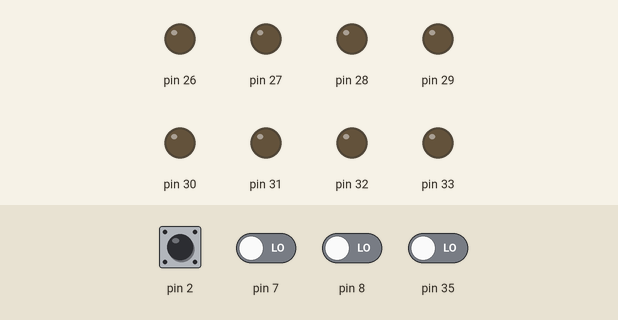
The sketch below on a simulated Arduino Mega 2560, built with avr-gcc and run on an emulated ATmega2560. Parts: output pins drawn as LEDs (lit = HIGH). Dashed ring = blinking. The test bench sets the inputs (shaded band); at power-on: pin 2, pin 7, pin 8, pin 35 LOW.

Above: at 1.2 s.
1.3 s: pin 2 driven HIGH
At 1.6 s:
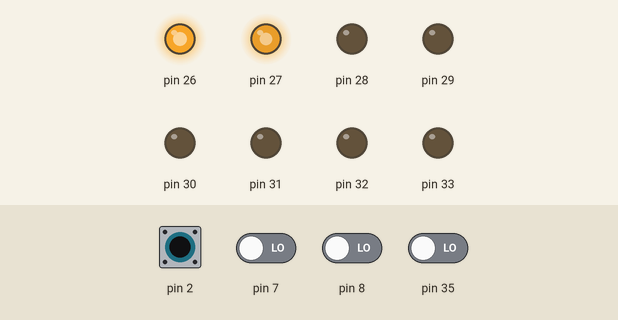
2.8 s: pin 7 driven HIGH
At 3.5 s:
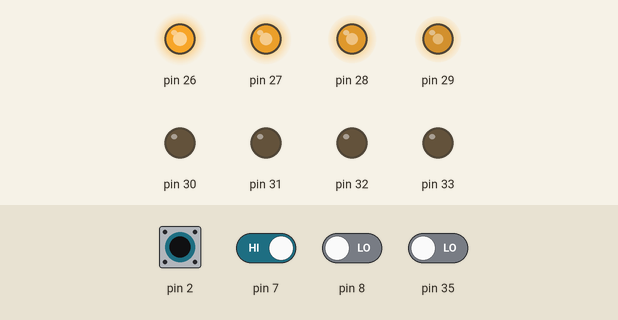
4.3 s: pin 8 driven HIGH
At 5.1 s:
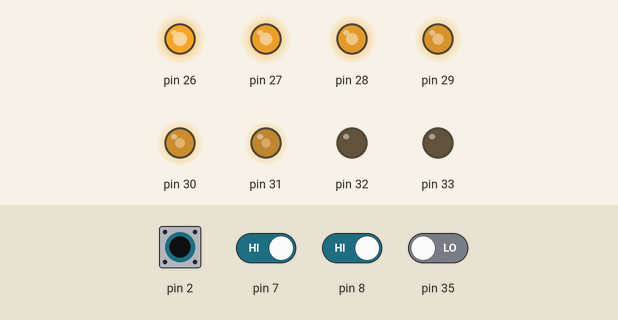
5.8 s: pin 35 driven HIGH
At 7.0 s:
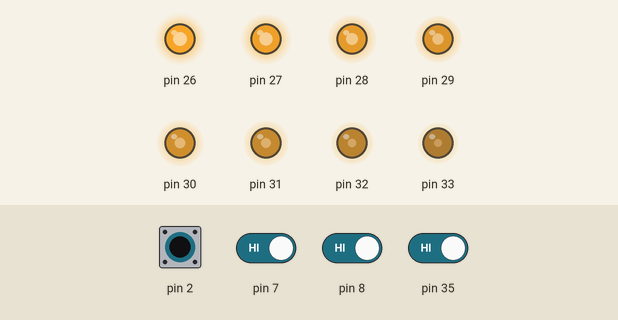
7.3 s: pin 2 pulsed LOW 5 times (0.12 s each, 0.3 s apart)
At 7.56 s:
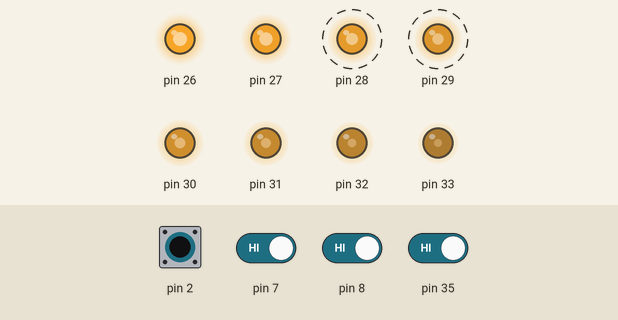
10.3 s: pin 2 driven LOW
At 10.9 s:
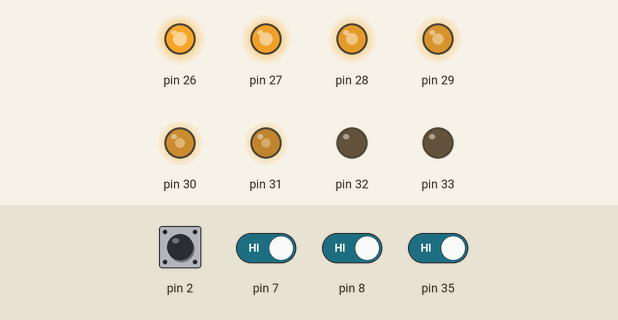
Timing chart, 0 to 12.8 s (numbered marks = the images above; inputs shaded):
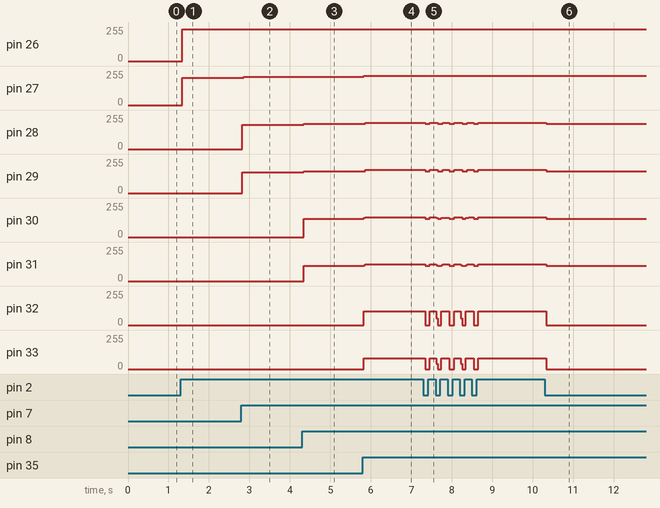

Measured:
- after the input at 1.3 s, pin 26: 0/255 → 238/255 at once; pin 27: 0/255 → 205/255 at once
- after the input at 2.8 s, pin 27: 205/255 → 211/255 after 0.06 s; pin 28: 0/255 → 183/255 at once; pin 29: 0/255 → 154/255 at once
- after the input at 4.3 s, pin 28: 183/255 → 190/255 at once; pin 29: 154/255 → 164/255 at once; pin 30: 0/255 → 138/255 at once; pin 31: 0/255 → 113/255 at once
- after the input at 5.8 s, pin 27: 211/255 → 218/255 at once; pin 28: 190/255 → 196/255 after 0.06 s; pin 29: 164/255 → 173/255 after 0.06 s; pin 30: 138/255 → 150/255 at once; pin 31: 113/255 → 126/255 at once
- after the input at 7.3 s, pin 28: alternates 196/255 for 0.18 s and 190/255 for 0.12 s, 10 changes in all, then stays 196/255, starting at once; pin 29: alternates 173/255 for 0.18 s and 164/255 for 0.12 s, 10 changes in all, then stays 173/255, starting at once
- after the input at 10.3 s, pin 28: 196/255 → 190/255 at once; pin 29: 173/255 → 164/255 at once; pin 30: 150/255 → 138/255 at once; pin 31: 126/255 → 113/255 at once; pin 32: 103/255 → 0/255 at once

The sketch:

10_Zadatak_04.ino
```cpp
/* Napisati program koji broji koliko je upaljenih prekidaca na
pinovima 2, 7, 8 i 35, i u zavisnosti od toga pali duplo veci broj lampica,
pocevsi od lampice sa brojem 26.
*/

void setup()
{
    Serial.begin(9600);

    for(int i = 26; i <= 33; i++)
        pinMode(i, OUTPUT);
}

void loop()
{
    int suma = digitalRead(2) + digitalRead(7) + digitalRead(8) + digitalRead(35);
    suma *= 2;

    /// UGASI SVE LAMPICE
    for(int i = 33; i >= 26; i--)
        digitalWrite(i, LOW);

    /// UKLJUCI DUPLO VECI BROJ LAMPICA
    for(int i = 26, j = 0; j < suma; i++, j++)
        digitalWrite(i, HIGH);
}
```
